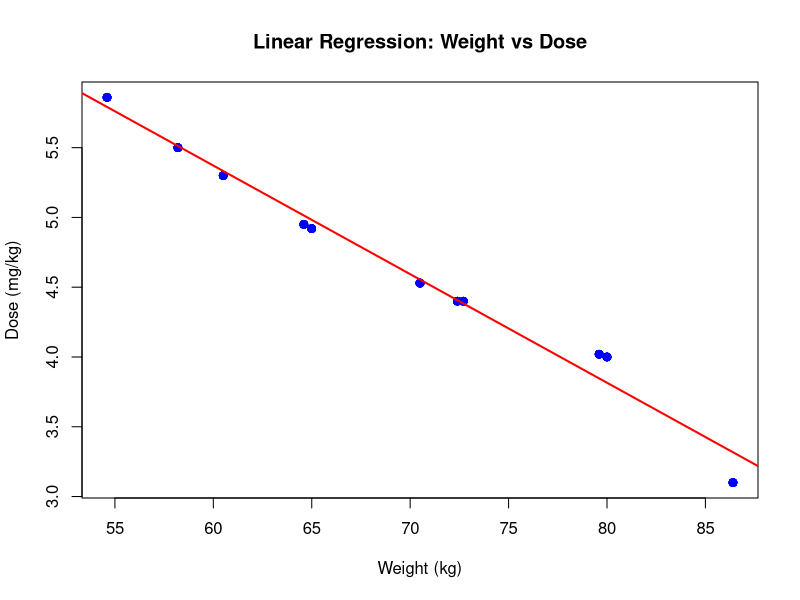

Write the R code that produced this figure.
# Load the dataset
data("Theoph")

# 1. Create the Linear Model (Dose predicted by Weight)
model <- lm(Dose ~ Wt, data = Theoph)

# 2. Visualize the Regression
plot(Theoph$Wt, Theoph$Dose, 
     main = "Linear Regression: Weight vs Dose",
     xlab = "Weight (kg)", ylab = "Dose (mg/kg)", 
     pch = 19, col = "blue")

# Add the regression line
abline(model, col = "red", lwd = 2)
